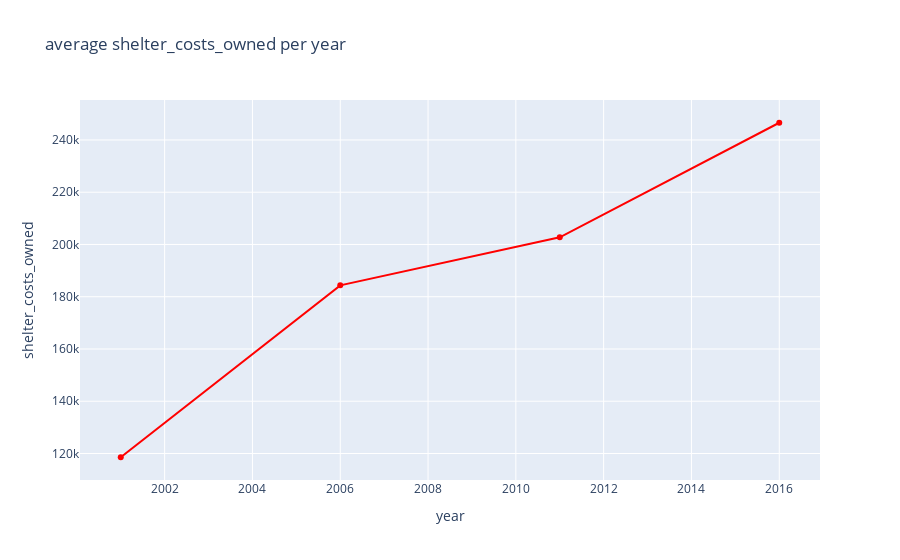
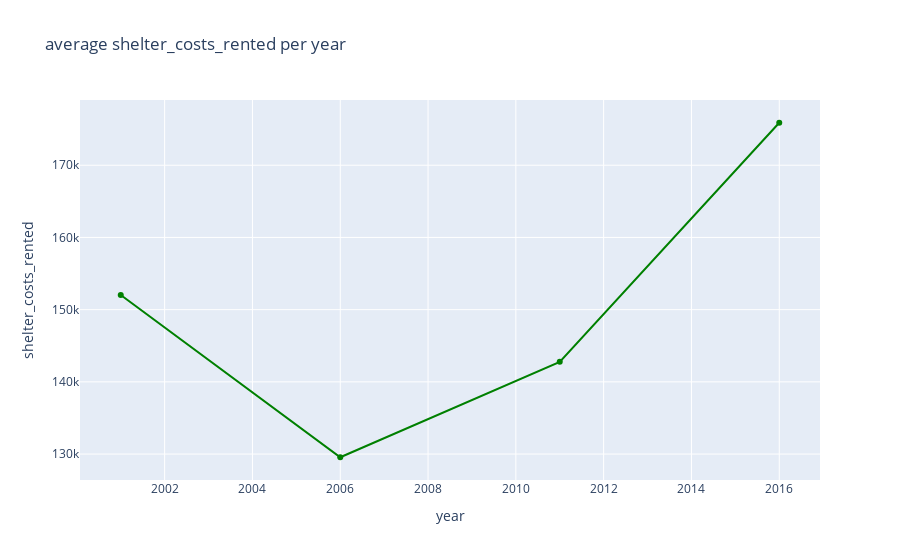

These figures' notebook cell, in order:
### Code cell
# Create two line charts, one to plot the monthly shelter costs for owned dwelleing and other for rented dwellings per year

# Line chart for owned dwellings
# YOUR CODE HERE!

create_line_chart(df_dwelling,title='average shelter_costs_owned per year', xlabel=df_dwelling.index, ylabel="shelter_costs_owned",color='red' )

# Line chart for rented dwellings
# YOUR CODE HERE!

create_line_chart(df_dwelling, title='average shelter_costs_rented per year', xlabel=df_dwelling.index, ylabel="shelter_costs_rented",color='green' )

### Figure 1 — Plotly figure (JSON) as saved in the notebook; plotly's stock layout.template omitted (floating-point values rounded to 4 significant figures)
{"data": [{"hovertemplate": "year=%{x}<br>shelter_costs_owned=%{y}<extra></extra>", "legendgroup": "", "line": {"color": "red", "dash": "solid"}, "mode": "markers+lines", "name": "", "orientation": "v", "showlegend": false, "type": "scatter", "x": [2001, 2006, 2011, 2016], "xaxis": "x", "y": [118563, 184352, 202750, 246584], "yaxis": "y"}], "layout": {"autosize": true, "legend": {"tracegroupgap": 0}, "title": {"text": "average shelter_costs_owned per year"}, "xaxis": {"anchor": "y", "autorange": true, "domain": [0, 1], "range": [2000.0, 2017.0], "title": {"text": "year"}, "type": "linear"}, "yaxis": {"anchor": "x", "autorange": true, "domain": [0, 1], "range": [109200.0, 256000.0], "title": {"text": "shelter_costs_owned"}, "type": "linear"}}}

### Figure 2 — Plotly figure (JSON) as saved in the notebook; plotly's stock layout.template omitted (floating-point values rounded to 4 significant figures)
{"data": [{"hovertemplate": "year=%{x}<br>shelter_costs_rented=%{y}<extra></extra>", "legendgroup": "", "line": {"color": "green", "dash": "solid"}, "mode": "markers+lines", "name": "", "orientation": "v", "showlegend": false, "type": "scatter", "x": [2001, 2006, 2011, 2016], "xaxis": "x", "y": [152031, 129558, 142771, 175885], "yaxis": "y"}], "layout": {"autosize": true, "legend": {"tracegroupgap": 0}, "title": {"text": "average shelter_costs_rented per year"}, "xaxis": {"anchor": "y", "autorange": true, "domain": [0, 1], "range": [2000.0, 2017.0], "title": {"text": "year"}, "type": "linear"}, "yaxis": {"anchor": "x", "autorange": true, "domain": [0, 1], "range": [126200.0, 179300.0], "title": {"text": "shelter_costs_rented"}, "type": "linear"}}}
